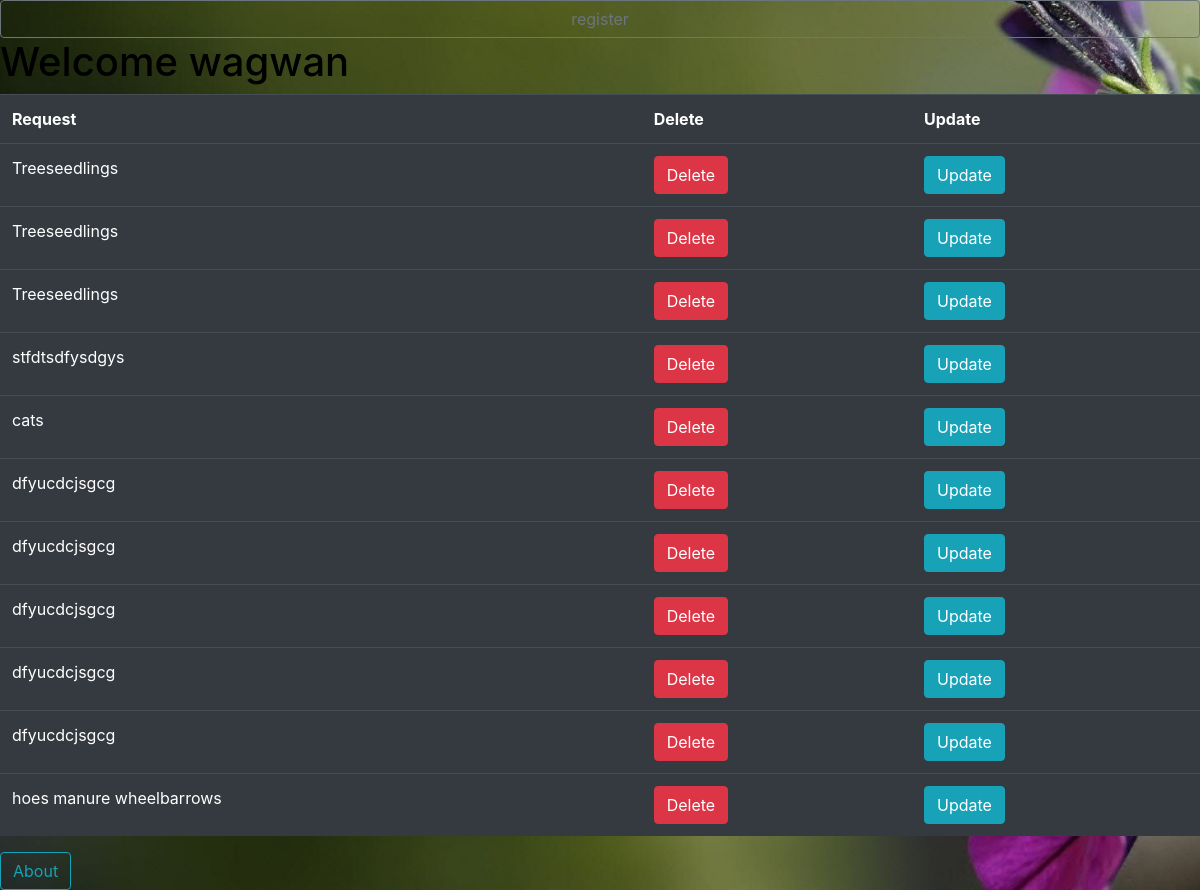
The page /viewrequests (signed in) on the database its author committed.
### database.py (models this page shows)
class Requests(Model):
    content = CharField()
    class Meta:
        database = db

### app.py (the view)
@app.route('/viewrequests')
def viewrequests():
    if not session.get("logged_in"):
        return redirect(url_for("login"))
    requests = Requests.select()
    return render_template("viewrequests.html", requests=requests)

### templates/viewrequests.html (shortened to what this page needs)
<!DOCTYPE html>
<html lang="en">
<head>
    <link rel="stylesheet" href="../static/bootstrap/css/bootstrap.css">
</head>
<body>
<a class="btn btn-outline-secondary btn-block" href="/">register</a>
<h1>Welcome {{ session["name"] }}</h1>
<table class="table table-hover table-dark">
    <tr>
        <th>Request</th>
        <th>Delete</th>
        <th>Update</th>
    </tr>
    {% for request in requests %}
       <tr>
        <td>{{ request.content }}</td>
        <td><a class="btn btn-danger" href="">Delete</a></td>
        <td><a class="btn btn-info" href="">Update</a></td>
       </tr>
    {% endfor %}
</table>
<a href="/about" class="btn btn-outline-info">About</a>
</body>
</html>

### templates/viewrequests.html (style rules this page uses)
body { background-color: cyan; background-image: url("../static/assets/newupdate.jpg"); background-repeat: no-repeat; background-size: cover; }
h1 { color: black; }

### rows shown on the page
Requests: content "Treeseedlings"
Requests: content "Treeseedlings"
Requests: content "Treeseedlings"
Requests: content "stfdtsdfysdgys"
Requests: content "cats"
Requests: content "dfyucdcjsgcg"
Requests: content "dfyucdcjsgcg"
Requests: content "dfyucdcjsgcg"
Requests: content "dfyucdcjsgcg"
Requests: content "dfyucdcjsgcg"
Requests: content "hoes manure wheelbarrows"

### other values the page prints
{{ session["name"] }} "wagwan"
